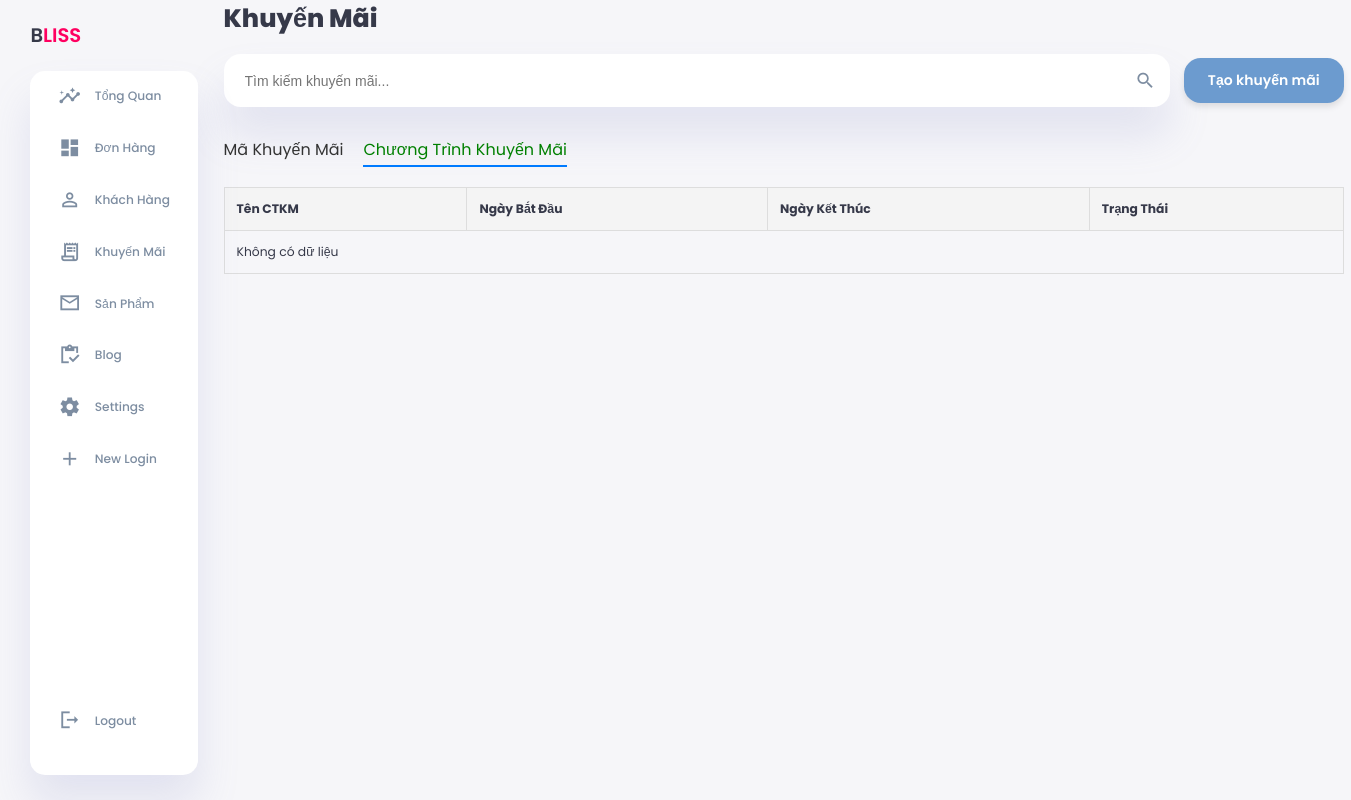
Page /admin/chuongtrinhkhuyenmai.php on the earlier database version.
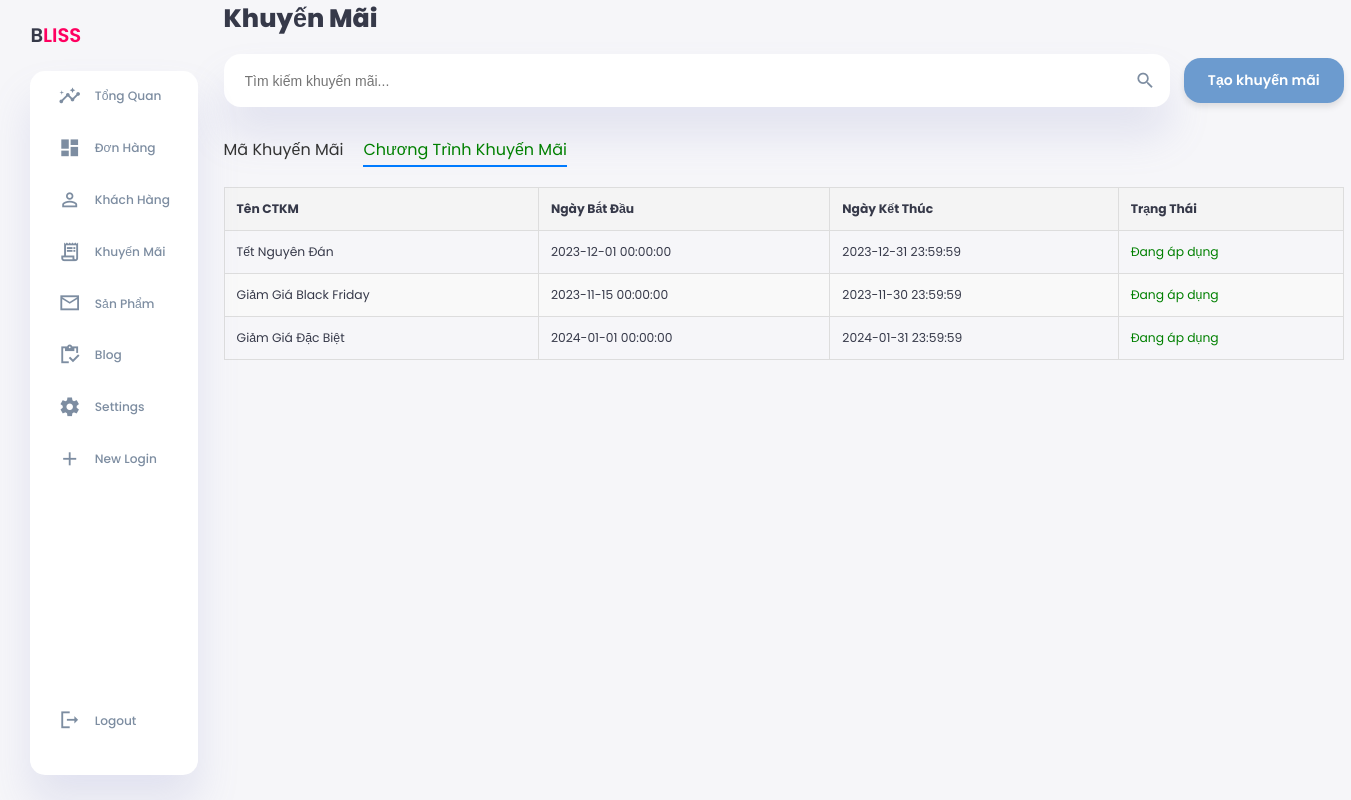
Same page on the later database version.
### tables this page shows
CREATE TABLE IF NOT EXISTS chuong_trinh_khuyen_mai (
    ma_ctkm INT AUTO_INCREMENT PRIMARY KEY,        
    ten_ctkm VARCHAR(100) UNIQUE NOT NULL,         
    gia_tri_so_tien FLOAT,                         
    ti_le_phan_tram FLOAT,                         
    ngay_bat_dau DATETIME NOT NULL,                
    ngay_ket_thuc DATETIME NOT NULL                
);

### admin/chuongtrinhkhuyenmai.php (the view, shortened to what this page needs)
<!DOCTYPE html>
<html lang="en">
<head>
    <link rel="stylesheet" href="../Css/chuongtrinhkhuyenmai.css">
</head>
<body>
    <div class="container">
    <?php include('menu.php'); ?>
        <main>
            <h1>Khuyến Mãi</h1>
            <div class="search-create-container">
                <div class="search-bar">
                    <input type="text" id="search-input" placeholder="Tìm kiếm khuyến mãi..." onkeyup="searchOrders()">
                    <span class="material-icons-sharp">search</span>
                </div>
                <a href="../admin/taochuongtrinhkhuyenmai.php" class="create-order-btn">Tạo khuyến mãi</a>
            </div>
            <div class="promotion-container">
                <a href="../admin/khuyenmai.php" class="promotion-link">
                    <h3>Mã Khuyến Mãi</h3>
                </a>
                <a href="../admin/chuongtrinhkhuyenmai.php" class="promotion-link active">
                    <h3>Chương Trình Khuyến Mãi</h3>
                </a>
            </div>
            <?php
            $servername = "localhost";
            $username = "root";
            $password = "";
            $dbname = "furniture_store";
            $conn = new mysqli($servername, $username, $password, $dbname);
            $sql = "SELECT * FROM chuong_trinh_khuyen_mai";
            $result = $conn->query($sql);
            ?>
            <table>
                <thead>
                    <tr>
                        <th>Tên CTKM</th>
                        <th>Ngày Bắt Đầu</th>
                        <th>Ngày Kết Thúc</th>
                        <th>Trạng Thái</th>
                    </tr>
                </thead>
                <tbody>
                    <?php
                    if ($result->num_rows > 0) {
                        while ($row = $result->fetch_assoc()) {
                            $trangThaiClass = ($row['trang_thai'] === 'Đang áp dụng') ? 'active' : 'inactive';
                            echo "<tr>
                                    <td>{$row['ten_ctkm']}</td>
                                    <td>{$row['ngay_bat_dau']}</td>
                                    <td>{$row['ngay_ket_thuc']}</td>
                                    <td class='$trangThaiClass'>{$row['trang_thai']}</td>
                                  </tr>";
                        }
                    } else {
                        echo "<tr><td colspan='4'>Không có dữ liệu</td></tr>";
                    }
                    ?>
                </tbody>
            </table>
        </main>
    </div>
</body>
</html>

Differences in the rows shown:
added chuong_trinh_khuyen_mai: ten_ctkm "Tết Nguyên Đán", ngay_bat_dau "2023-12-01 00:00:00", ngay_ket_thuc "2023-12-31 23:59:59", trang_thai "Đang áp dụng"
added chuong_trinh_khuyen_mai: ten_ctkm "Giảm Giá Black Friday", ngay_bat_dau "2023-11-15 00:00:00", ngay_ket_thuc "2023-11-30 23:59:59", trang_thai "Đang áp dụng"
added chuong_trinh_khuyen_mai: ten_ctkm "Giảm Giá Đặc Biệt", ngay_bat_dau "2024-01-01 00:00:00", ngay_ket_thuc "2024-01-31 23:59:59", trang_thai "Đang áp dụng"
Other differences:
text no longer shown: "Không có dữ liệu"
